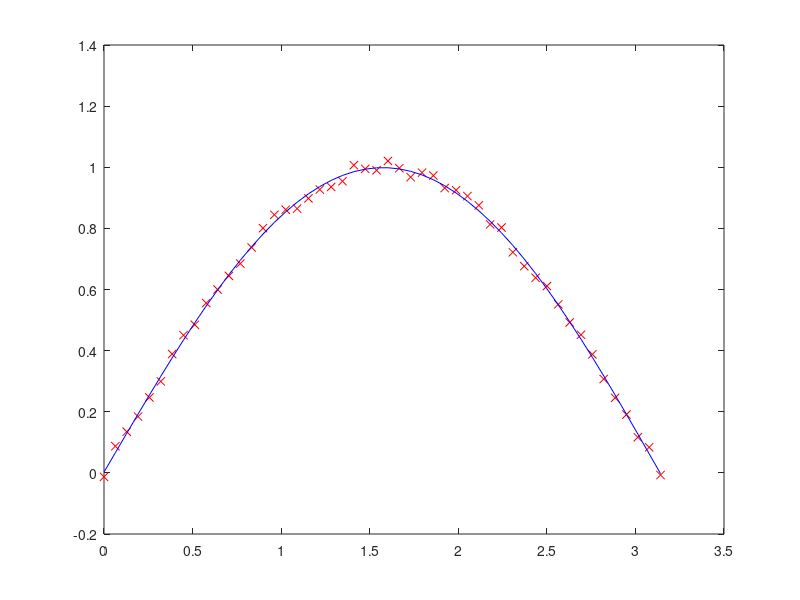

Recreate this plot in MATLAB. (Note: this script raises an error after producing the figure.)
%% Linear Algebra Polynomials
% x + z = 4
% -x+y+z=4
% x-y+z=2
clear; clc; close all;
A=[1,0,1;-1,1,1;1,-1,1];
b=[4;4;2];
% Ax=b
x=A\b
x=mldivide(A,b)
x=linsolve(A,b)
% sparse matrix - matrix containing several zero elements

%% Matrix operations
clear; clc;
A=[1,0,1;-1,1,1;1,-1,1];
C=inv(A); %inverse
C*A;
A*C;
A=[1,2,3;4,5,6;7,8,9]
transpose(A); %transpose
A.'; %also gets the transpose
A=randi(10,2,2) +1i*randi(10,2,2)
A'; %not only transpose but also converts the complex numbers to their conjugates
A.'; %this one just transposes
A=[1,2,3;4,5,6;7,8,9]
fliplr(A) %flip left right
flipud(A) %flip up down
permute(A,[2,1]) %this only gives us the transpose for this dimension

%%
clear; clc;
M=5;
N=3;
A=rem(0:(M*N-1),N)
A=reshape(A,N,M)
A=permute(A,[2,1])

%%
clear; clc;
L=4;
M=5;
N=3;
A=rem(0:(M*N*L-1),N)'
A=reshape(A,N,M,L)
A=permute(A,[2,3,1]) %rearranges the order of the dimensions thus leading to the effect

%%
clear; clc;
A=randi(4,3,3);
det(A)
eig(A)
[V,E]=eig(A) %eigenvectors an eigenvalues

%% sparse matrices
clear; clc;
A=rand(1000,1000)>0.9999;
As=sparse(A); %only returns the non-zero elements and their indices ...
% Sometimes it occupies more space than the other matrix
spy(As) %helps us visiualize where these non-zero values are
full(As);

%% operations on vectors
clear; clc;
A=(1:3)+1i*(4:6)
dot(A,A)
A=(1:3)'+1i*(4:6)'
dot(A,A)
A'*A %also gives the scalar product
sum(conj(A).*A) %also another way

A=randi(3,3,3)
dot(A,A)
sum(A.*A,1) %multiply element wise and sum along the first dimension
A'*A
diag(A'*A)

A=1:3; 
B=4:6;
cross(A,B) %you cannot cross vectors longer than length 3

A=randi(10,7,3);
B=randi(8,7,3); % but somehow we can apply cross to this:...
% matlab will choose the first dimension that has 3 elements
cross(A,B)

%% Norm
clear; clc;
A=1:5;
p=7.1;
norm(A)
sqrt(sum(A.^2))

norm(A,p)
sum(A.^p)^(1/p)
% nthroot(sum(A.^p),p)

%% polynomials:
clear; clc;
% x^4+2x^3-13x^2-14x+24
P=[1,2,-13,-14,24];
R=roots(P)
P1=poly(R)
x=linspace(-5,5,100)
y=polyval(P,x);
plot(x,y,"b-",x,zeros(size(x)),'r-')
mypolyval=@(P,x) sum(P.*((x.').^((length(P)-1):-1:0)),2)
y1=mypolyval(P,x)
hold on
plot(x,y1,"g--")
hold off

%%
sum = 0
P=[1,2,-13,-14,24];
x=linspace(-5,5,100);
for x_value=1:length(x)
    sum=0;
    for idx=1:length(P)
        sum = sum + P(idx)*x(x_value)^(length(P)+1-idx);
    end
   disp(sum)
end

%% poly multiplication
clear;clc;
a=[1,0,1];
b=[1,0,-1];
c=conv(a,b) %convolution can be used to calculate the product
a=[1,1,1]
b=[1,1]
[q,r]=deconv(a,b) %quotient and reminder
isequal(a, conv(q,b) + r)

%% Poly derivative and integral
clear; clc;
a=[1,1,1,1];
ad=polyder(a) %poly differentiation
ai=polyint(ad) %poly integration

%% Curve fitting to data points:
clear; clc;
x=linspace(0,pi,50);
f=sin(x)+0.05*(rand(size(x))-0.5)
plot(x,f,'rx')
p=polyfit(x,f,4); %4 is the degree of the polynomial
y=polyval(p,x);
hold on
plot(x,y,'b-')
hold off
figure
fplot(poly2sym(p),[min(x),max(x)])
figure
fplot(@(x) polyval(p,x),[min(x),max(x)])

%% we will continue with finsert